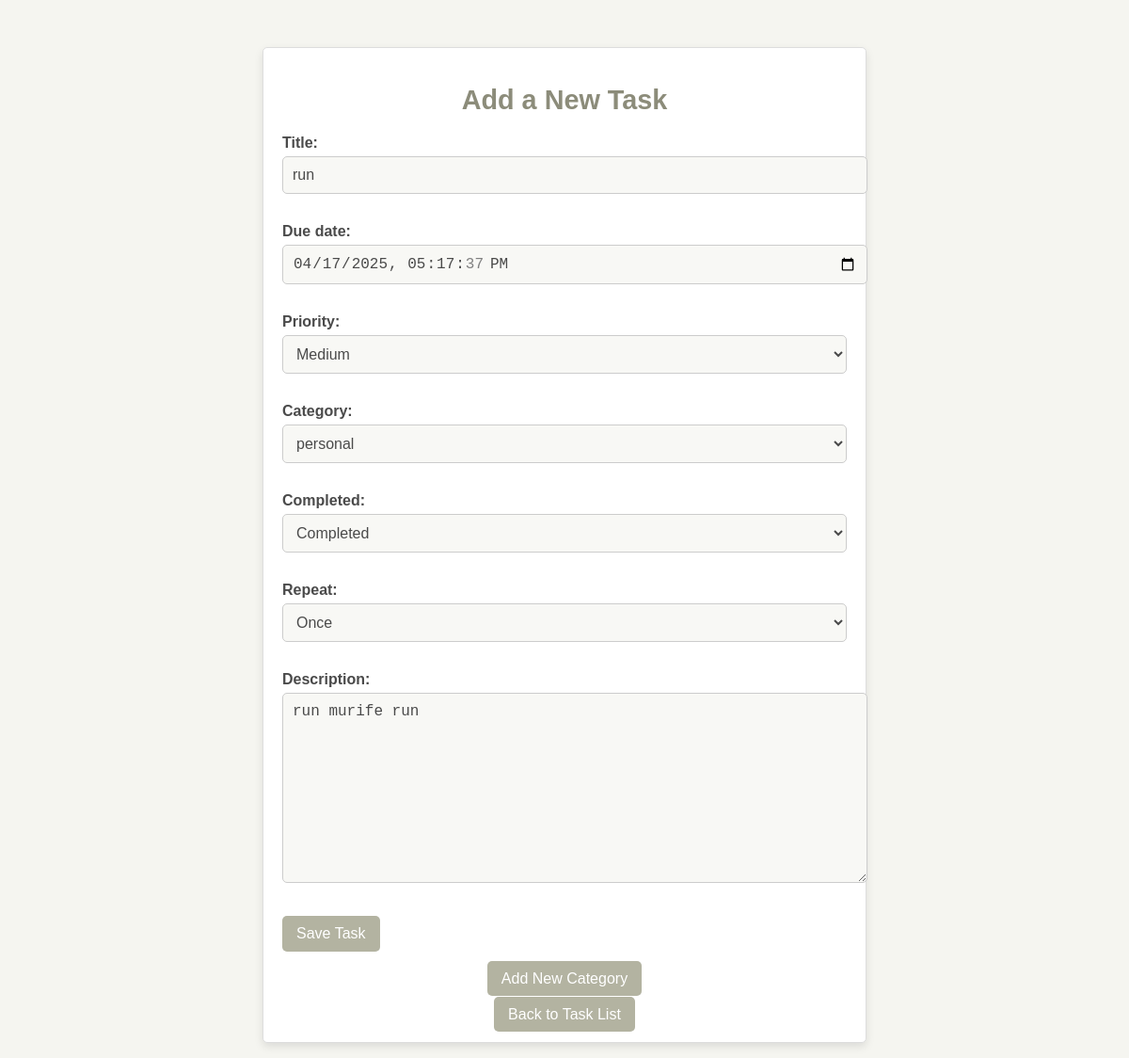
Screenshot of /tasks/edit/38/ (signed in) with the database file from the repository.
### plearnApp/models.py (models this page shows, shortened)
class Task(models.Model):
    title = models.CharField(max_length=100)  # Task title
    description = models.TextField(max_length= 300, blank=True, null=True)  # Task description
    due_date = models.DateTimeField(default=default_due_date)#due in 24hrs if due date not added
    completed = models.CharField(max_length=4, choices=COMPLETION_CHOICES, default='0%')  # Completion status
    priority = models.CharField(max_length=50,choices= PRIORITY_CHOICES, default= 'Low')  # Priority level
    owner = models.ForeignKey(User, on_delete=models.CASCADE)  # Task owner
    task_id = models.AutoField(primary_key=True)  # Unique task ID
    category = models.ForeignKey(TaskCategory, on_delete=models.SET_NULL, null=True, blank=True)  # Category
    notified = models.BooleanField(default=False)  # task with sent notification
    repeat = models.CharField(max_length=10, choices=REPEAT_CHOICES, default='Once')

### plearnApp/views.py (the view)
# urls.py: path('tasks/edit/<int:task_id>/', views.edit_task, name='edit_task'),
@login_required
def edit_task(request, task_id):
    task = get_object_or_404(Task, task_id=task_id, owner=request.user)
    if request.method == "POST":
        form = TaskForm(request.POST, instance=task)
        if form.is_valid():
            form.save()
            return redirect('task_list')  # Redirect to the task list after saving
    else:
        form = TaskForm(instance=task)  # Pre-fill the form with the task's details
    return render(request, 'PlearnApp/addtask.html', {'form': form, 'task': task, 'is_edit': True})

### plearnApp/forms.py
class TaskForm(forms.ModelForm):
    class Meta:
        model = Task
        fields = ['title', 'due_date', 'priority','category', 'completed', 'repeat', 'description',]
        widgets = {
            'due_date': forms.DateTimeInput(attrs={'type': 'datetime-local', 'class': 'form-control'}),
            'title': forms.TextInput(attrs={'class': 'form-control'}),
            'description': forms.Textarea(attrs={'class': 'form-control'}),
            'priority': forms.Select(attrs={'class': 'form-control'}),
            'category': forms.Select(attrs={'class': 'form-control'}),
            'repeat': forms.Select(attrs={'class': 'form-control'}),
        }

### plearnApp/models.py (called while the page is built)
    def __str__(self):
        return self.Category

### plearnApp/templates/PlearnApp/addTask.html (shortened to what this page needs)
{% load static %}
<!DOCTYPE html>
<html lang="en">
<head>
    <link rel="stylesheet" href="{% static 'PlearnApp/addtask_styles.css' %}">
    <link rel="stylesheet" href="{% static 'PlearnApp/global_styles.css' %}">
</head>
<body>
    <div class="container">
        <header>
            <h1>Add a New Task</h1>
        </header>
        <main>
            <form method="POST" enctype="multipart/form-data" class="task-form">
                <div class="form-group">
                    {{ form.as_p }}
                </div>
                <button type="submit" class="btn btn-primary">Save Task</button>
            </form>
            <div class="navigation">
                <a href="{% url 'add_category' %}">Add New Category</a>
            </div>
            <div class="navigation">
                <a href="{% url 'task_list' %}" class="btn btn-secondary">Back to Task List</a>
            </div>
        </main>
    </div>
</body>
</html>

### plearnApp/static/PlearnApp/addtask_styles.css (style rules this page uses)
body { font-family: 'Arial', sans-serif; background-color: #f5f5f0; color: #4a4a4a; margin: 0; padding: 0; }
.container { max-width: 600px; margin: 50px auto; padding: 20px; background-color: #fff; border: 1px solid #ddd; border-radius: 5px; box-shadow: 0 4px 10px rgba(0, 0, 0, 0.1); }
header h1 { font-size: 1.8rem; color: #8c8c7a; text-align: center; margin-bottom: 20px; }
form label { font-weight: bold; margin-bottom: 5px; display: block; color: #4a4a4a; }
form input, form select, form textarea { width: 100%; padding: 10px; margin-bottom: 15px; border: 1px solid #ccc; border-radius: 5px; font-size: 1rem; background-color: #f8f8f5; color: #4a4a4a; }
form button { background-color: #b3b3a1; color: #fff; padding: 10px 15px; border: none; border-radius: 5px; cursor: pointer; font-size: 1rem; transition: background-color 0.3s ease; }
.navigation { text-align: center; margin-top: 20px; }
.navigation a { text-decoration: none; color: #fff; background-color: #b3b3a1; padding: 10px 15px; border-radius: 5px; font-size: 1rem; transition: background-color 0.3s ease; }

### plearnApp/static/PlearnApp/global_styles.css (style rules this page uses)
body { background-image: url('/static/PlearnApp/background.jpg'); background-size: cover; background-repeat: no-repeat; background-attachment: fixed; background-position: center; color: #fff; }

### rows the page displays
Task: title "run", due_date "04/17/2025 17:17:37", priority "Medium", category "personal", completed "Completed", repeat "Once", description "run murife run"
